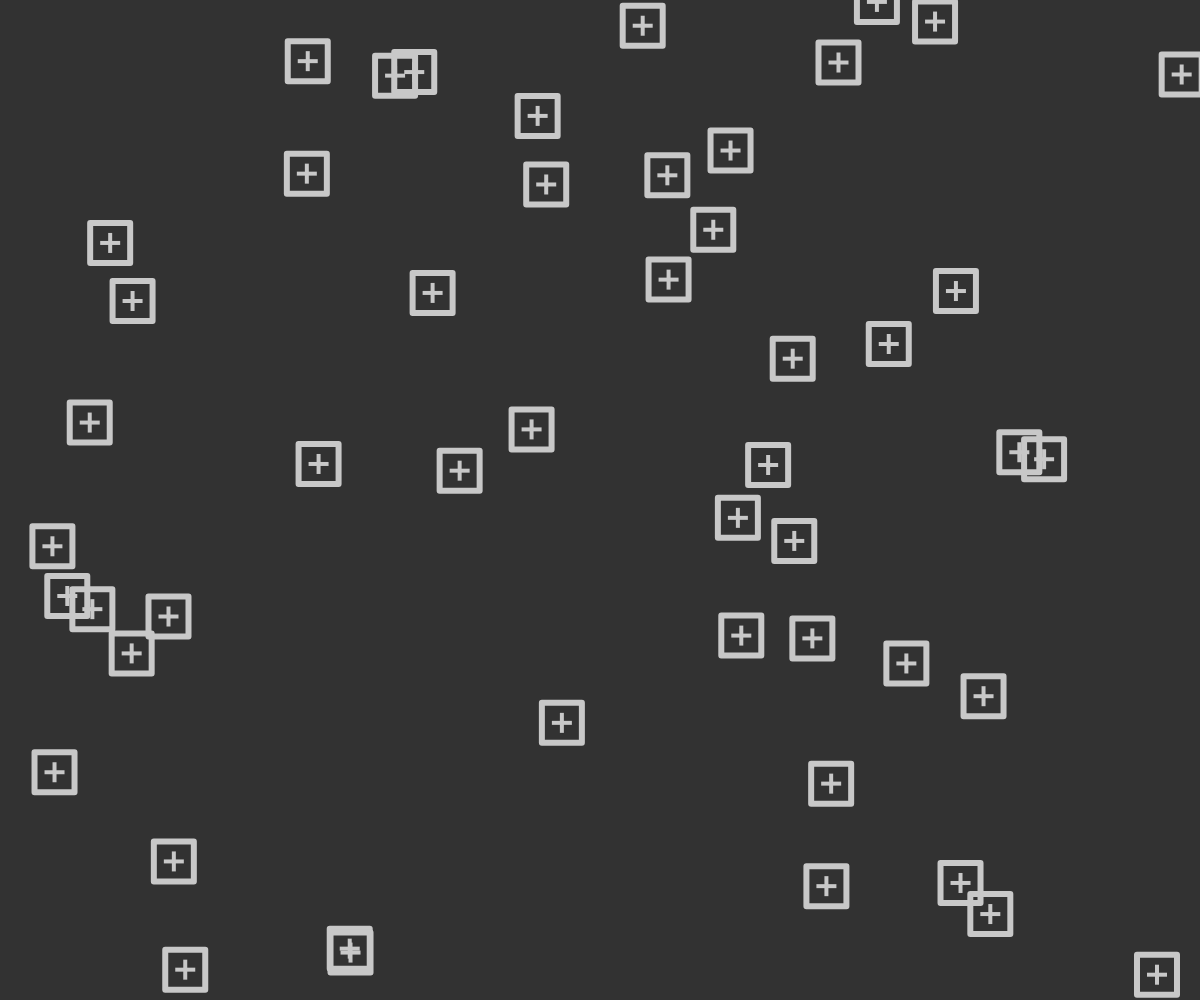
Frame 1 (no input)
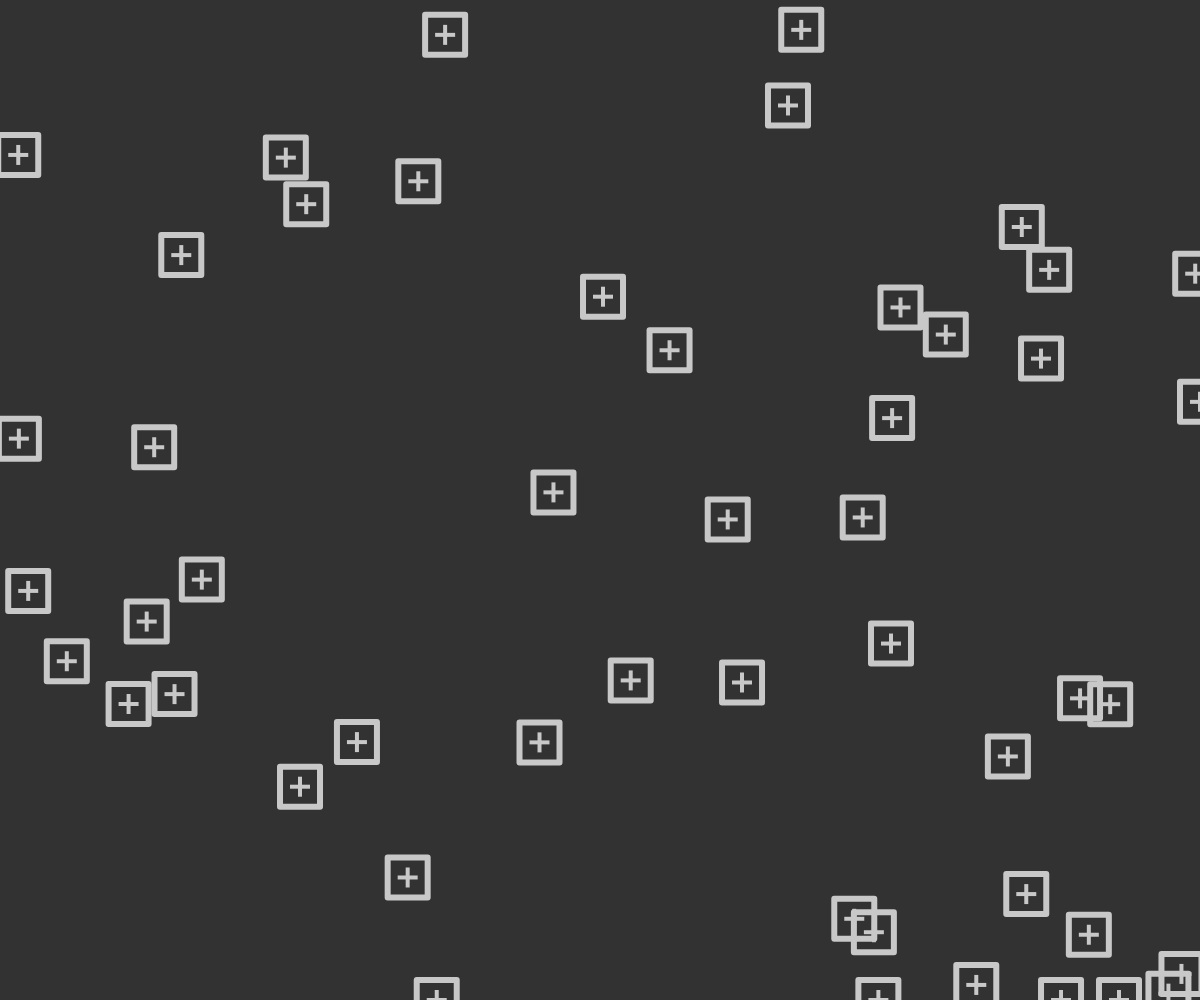
Frame 60 (no input)
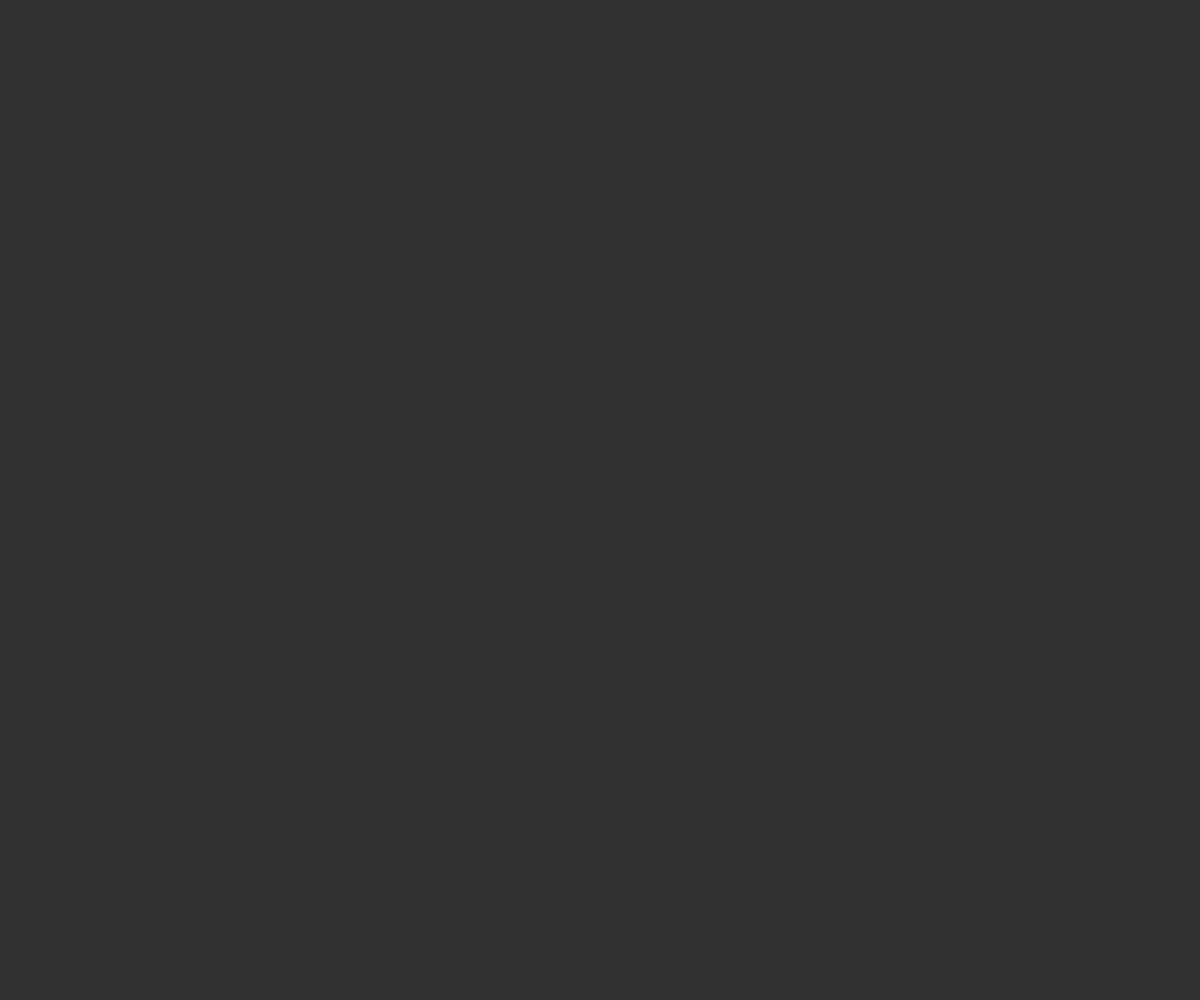
Frame 120 (the mouse pressed at the canvas centre since frame 60)

The p5.js sketch that drew these frames (run headless with seeded random() and noise() and a simulated clock; from frame 60 on, the mouse is pressed at the canvas centre):

// p5.js sketch
// ── sketch.js
let fishes = []

function setup() {
  createCanvas(windowWidth, windowHeight);
  fish = new Fish()

  for (let i = 0; i< 50; i++ ){
    fishes.push(new Fish())
  }
}

function draw() {
  background(50);

  for (let i = 0; i < fishes.length; i++ ){
    if (mouseIsPressed){
      let wind = createVector(1,1)
      fishes[i].applyForce(wind)
    }
  

    fishes[i].update()
    fishes[i].draw()
  }


}

function windowResized() {
  resizeCanvas(windowWidth, windowHeight);
}


// ── fish.js
class Fish{
    constructor() {
        this.size = 40
        this.position = createVector(random(this.size/2, width-this.size/2), random(this.size/20, height-this.size/2))
        this.velocity = createVector()
        this.acceleration = createVector()
    }

    applyForce(force){
        this.acceleration.add(force)
    }

    checkBorders() {
        if(this.velocity.x !== 0 && (this.position.x < 0 || this.position.x > width)) {
            this.velocity.x = 0
            this.position.x = this.position.x === 0 ? 0 : width
        }
        else if(this.velocity.y !== 0 && (this.position.y < 0 || this.position.y > height)){
            this.velocity.y = 0
            this.position.y = this.position.y === 0 ? 0 : height
        }
    }

    swim() {
        if (this.velocity.mag() <= 0) {
            this.velocity = createVector()
            let random_component = () => random(-1, 1)
            
            let swimmingForce = createVector(random_component(), random_component())
            swimmingForce.normalize()

            
            let magnitude = round(random(0, 10), 1)
            swimmingForce.setMag(magnitude)

            this.applyForce(swimmingForce)
        }
        else {
            let mag = this.velocity.mag() >= 0.1 ? round(this.velocity.mag() - 0.1, 1) : 0
            this.velocity.setMag(mag)
        }
    }

    update() {
        this.swim()
        this.velocity.add(this.acceleration)
        this.position.add(this.velocity)
        this.checkBorders()
        this.acceleration.mult(0)
    }

    draw(){
        stroke(200)
        
        // Draw cross
        strokeWeight(4)
        strokeCap(SQUARE)
        line(this.position.x - 10, this.position.y, this.position.x + 10, this.position.y)
        line(this.position.x, this.position.y -10, this.position.x, this.position.y + 10)
        
        // Draw square
        strokeJoin(ROUND)
        strokeWeight(6)
        noFill()
        rectMode(CENTER)
        square(this.position.x, this.position.y, this.size);
    }
}
